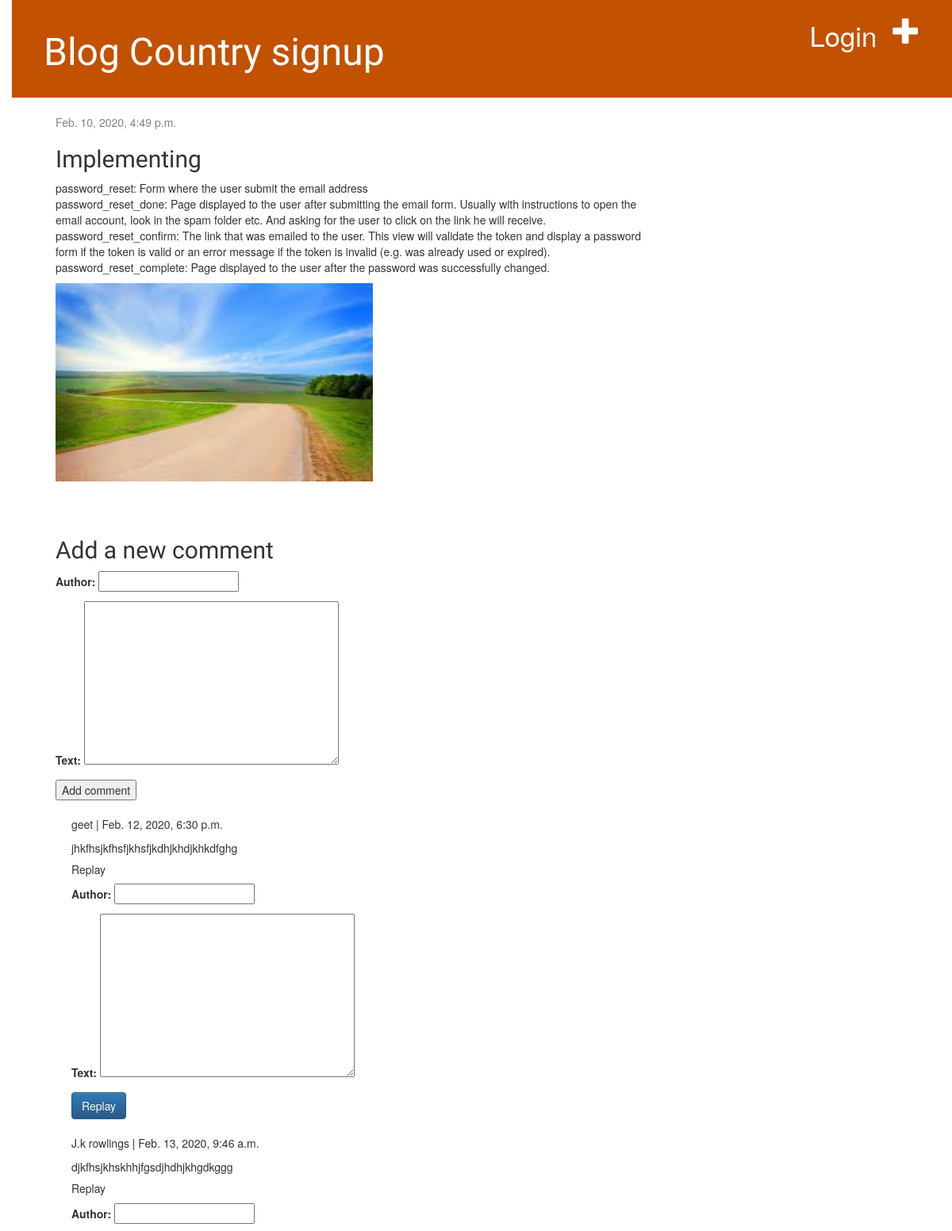
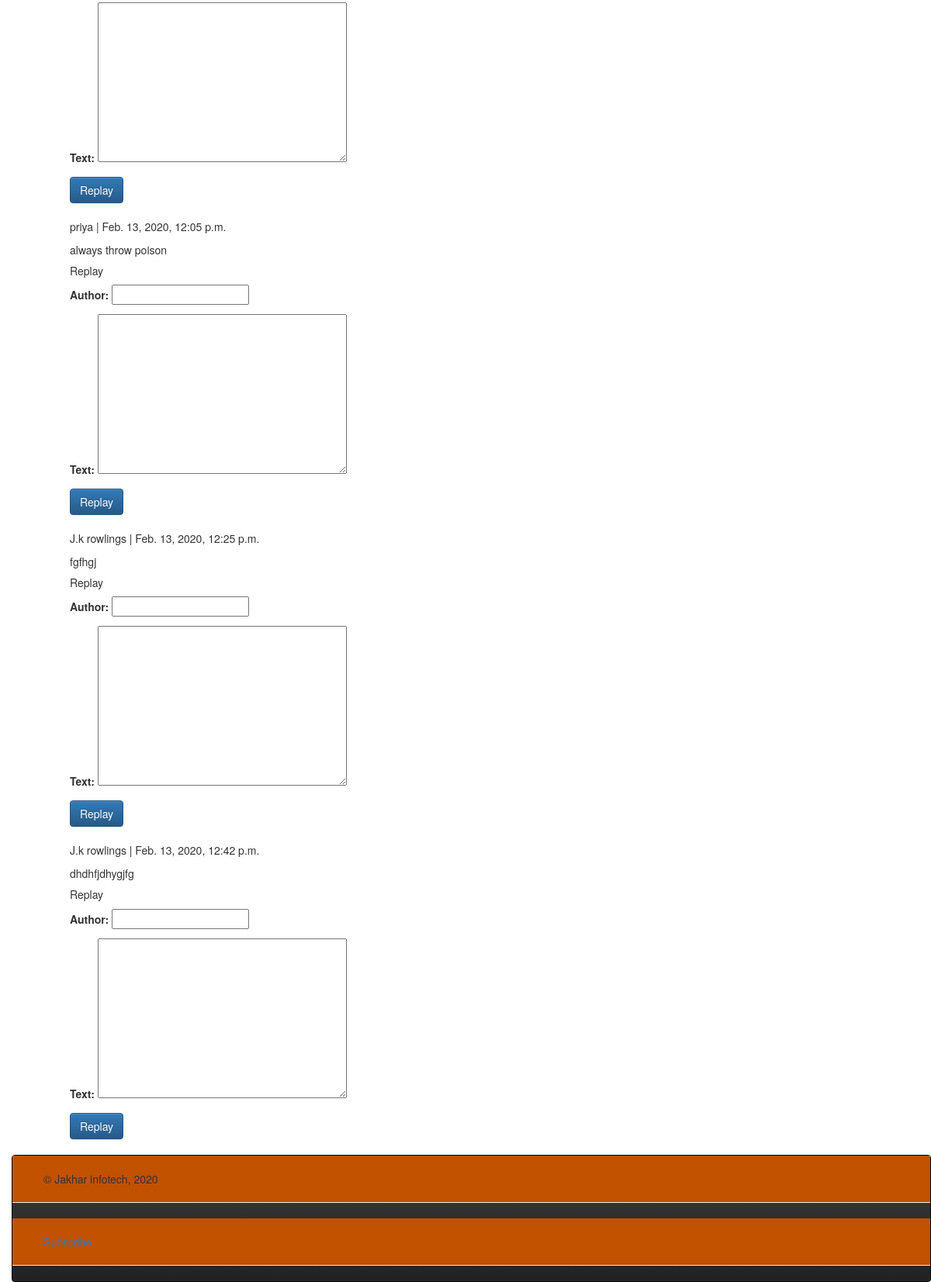
Page /6/detail/ on the committed database (2 pictures, top to bottom).
### blog/models.py (models this page shows, shortened)
class Post(models.Model):
    author = models.ForeignKey(CustomUser, on_delete=models.CASCADE)
    title = models.CharField(max_length=200)
    text = models.TextField()
    image = models.ImageField(upload_to ='blog/img',null=True)
    created_date = models.DateTimeField(default=timezone.now)
    published_date = models.DateTimeField(blank=True, null=True)

class Comment(models.Model):
    post = models.ForeignKey(Post, on_delete=models.CASCADE,related_name='comments',null=True)
    author = models.CharField(max_length=200)
    reply = models.ForeignKey('Comment',on_delete=models.CASCADE,null=True,related_name='replies')
    text = models.TextField()
    created_date = models.DateTimeField(default=timezone.now)
    approved_comment = models.BooleanField(default=False)
    active = models.BooleanField(default=True)

### blog/views.py (the view)
# urls.py: path('<int:pk>/detail/', views.post_detail, name='post_detail'),
def post_detail(request, pk):
    post = get_object_or_404(Post, pk=pk)
    comments = post.comments.filter(active=True, reply__isnull=True)
    if request.method == 'POST':
        comment_form = CommentForm(data=request.POST)
        if comment_form.is_valid():
            reply_obj = None
            try:
                reply_id = int(request.POST.get('reply_id'))
            except:
                reply_id = None
            if reply_id:
                reply_obj = Comment.objects.get(id=reply_id)
                if reply_obj:
                    replay_comment = comment_form.save(commit=False)
                    replay_comment.reply = reply_obj
            new_comment = comment_form.save(commit=False)
            new_comment.post = post
            new_comment.save()
            return redirect('blog/post_detail',pk)
    else:
        comment_form = CommentForm()
    return render(request,'blog/post_detail.html',{'post':post,'comments': comments,
                   'comment_form': comment_form})
    """print(post.author)
    user = request.user
    print(user)
    return render(request, 'blog/post_detail.html', {'post': post,"user":user})"""

### blog/forms.py
class CommentForm(forms.ModelForm):
	class Meta:
		model = Comment
		fields = ('author','text',)

### blog/templates/blog/post_detail.html (shortened to what this page needs)
{% extends 'blog/base.html' %}
{% block content %}
    <div class="post">
        {% if post.published_date %}
            <div class="date">
                {{ post.published_date }}
            </div>
        {% endif %}
        <h2>{{ post.title }}</h2>
        <p>{{ post.text|linebreaksbr }}</p>
        {% if post.image %}
            <img src="{{ post.image.url}}" height="250" width="400">
        {% endif %}
    </div>
<h2>Add a new comment</h2>
<form action="." method="post">
    {{ comment_form.as_p }}
    <button type="submit">Add comment</button>
</form>
{% for comment in comments %}
    <div class="comment" style="background-color: white">
        <p class="info">{{ comment.author}} | {{ comment.created_date }}</p>
            {{ comment.text|linebreaks }}
        <h5>Replay</h5>
        <form action="." method="post">
            {{ comment_form.as_p }}
            <input class="btn btn-primary" type="submit" value="Replay">
        </form>
    </div>
{% empty %}
<h4>There are no comments yet.</h4>
{% endfor %}
{% endblock %}

### blog/static/css/blog.css (style rules this page uses)
body { padding-left: 15px; }
h1, h2, h3, h4 { font-family: 'Lobster', cursive; }
.date { color: #828282; }
.post { margin-bottom: 70px; }
.comment { margin: 20px 0px 20px 20px; }

### rows in the picture
Post: published_date "Feb. 10, 2020, 4:49 p.m.", title "Implementing", text "password_reset: Form where the user submit the email address password_reset_done: Page displayed to the user after submitting the email form. Usually with instructions to open the email account, look in the spam folder etc. And asking for the user to click on the link he will receive. password_reset_confirm: The link that was emailed to the user. This view will validate the token and display a password form if the token is valid or an error message if the token is invalid (e.g. was already used or expired). password_reset_complete: Page displayed to the user after the password was successfully changed.", image (picture)
Comment: author "geet", created_date "Feb. 12, 2020, 6:30 p.m.", text "jhkfhsjkfhsfjkhsfjkdhjkhdjkhkdfghg"
Comment: author "J.k rowlings", created_date "Feb. 13, 2020, 9:46 a.m.", text "djkfhsjkhskhhjfgsdjhdhjkhgdkggg"
Comment: author "priya", created_date "Feb. 13, 2020, 12:05 p.m.", text "always throw poison"
Comment: author "J.k rowlings", created_date "Feb. 13, 2020, 12:25 p.m.", text "fgfhgj"
Comment: author "J.k rowlings", created_date "Feb. 13, 2020, 12:42 p.m.", text "dhdhfjdhygjfg"
